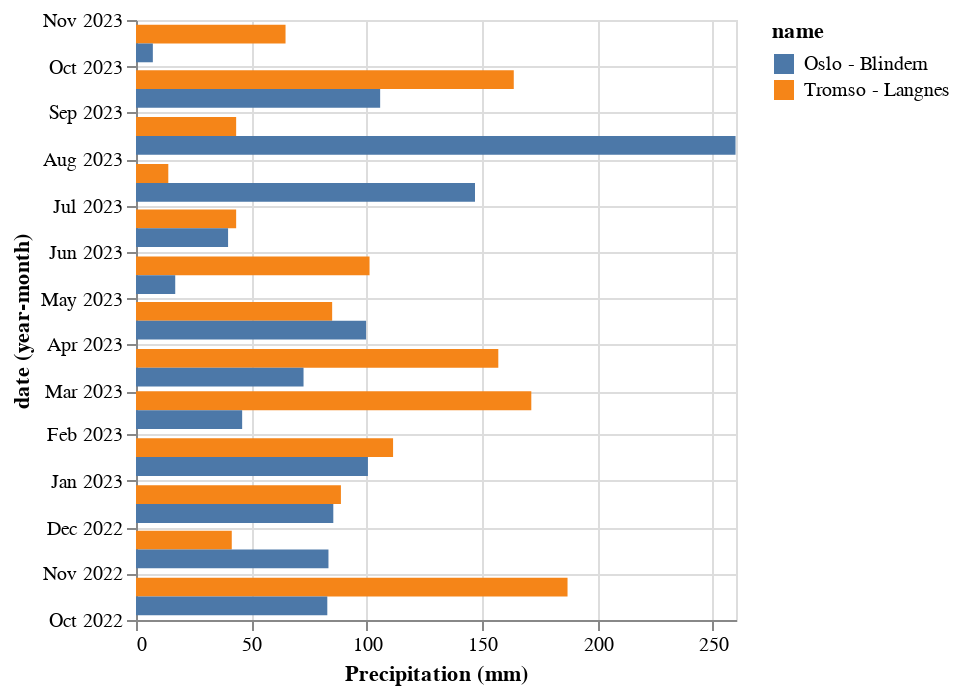

Here is the notebook cell this chart was saved with:
### Code cell
alt.Chart(data_monthly).mark_bar().encode(
    y="yearmonth(date):T",
    x=alt.X("precipitation").title("Precipitation (mm)"),
    color="name",
    yOffset="name",
)

### Figure 1 — Vega-Lite specification as saved in the notebook (floating-point values rounded to 4 significant figures)
{"config": {"view": {"continuousWidth": 300, "continuousHeight": 300}}, "data": {"name": "data-51c9c11abac8f29e07a99e816a05729d"}, "mark": {"type": "bar"}, "encoding": {"color": {"field": "name", "type": "nominal"}, "x": {"field": "precipitation", "title": "Precipitation (mm)", "type": "quantitative"}, "y": {"field": "date", "timeUnit": "yearmonth", "type": "temporal"}, "yOffset": {"field": "name", "type": "nominal"}}, "$schema": "https://vega.github.io/schema/vega-lite/v5.20.1.json", "datasets": {"data-51c9c11abac8f29e07a99e816a05729d": [{"name": "Tromso - Langnes", "station": "SN90490", "date": "2022-10-01T00:00:00", "max temperature": 10.7, "precipitation": 187.0, "min temperature": -4.2}, {"name": "Tromso - Langnes", "station": "SN90490", "date": "2022-11-01T00:00:00", "max temperature": 8.5, "precipitation": 41.5, "min temperature": -7.0}, {"name": "Tromso - Langnes", "station": "SN90490", "date": "2022-12-01T00:00:00", "max temperature": 5.6, "precipitation": 88.8, "min temperature": -11.7}, {"name": "Tromso - Langnes", "station": "SN90490", "date": "2023-01-01T00:00:00", "max temperature": 7.7, "precipitation": 111.4, "min temperature": -13.9}, {"name": "Tromso - Langnes", "station": "SN90490", "date": "2023-02-01T00:00:00", "max temperature": 6.6, "precipitation": 171.3, "min temperature": -10.7}, {"name": "Tromso - Langnes", "station": "SN90490", "date": "2023-03-01T00:00:00", "max temperature": 4.5, "precipitation": 157.0, "min temperature": -15.1}, {"name": "Tromso - Langnes", "station": "SN90490", "date": "2023-04-01T00:00:00", "max temperature": 9.8, "precipitation": 85.0, "min temperature": -7.1}, {"name": "Tromso - Langnes", "station": "SN90490", "date": "2023-05-01T00:00:00", "max temperature": 17.7, "precipitation": 101.2, "min temperature": -4.6}, {"name": "Tromso - Langnes", "station": "SN90490", "date": "2023-06-01T00:00:00", "max temperature": 25.4, "precipitation": 43.4, "min temperature": -0.4}, {"name": "Tromso - Langnes", "station": "SN90490", "date": "2023-07-01T00:00:00", "max temperature": 26.7, "precipitation": 14.0, "min temperature": 6.0}, {"name": "Tromso - Langnes", "station": "SN90490", "date": "2023-08-01T00:00:00", "max temperature": 25.1, "precipitation": 43.4, "min temperature": 5.4}, {"name": "Tromso - Langnes", "station": "SN90490", "date": "2023-09-01T00:00:00", "max temperature": 19.3, "precipitation": 163.7, "min temperature": 0.3}, {"name": "Tromso - Langnes", "station": "SN90490", "date": "2023-10-01T00:00:00", "max temperature": 9.8, "precipitation": 64.8, "min temperature": -0.6}, {"name": "Oslo - Blindern", "station": "SN18700", "date": "2022-10-01T00:00:00", "max temperature": 17.1, "precipitation": 82.9, "min temperature": -0.4}, {"name": "Oslo - Blindern", "station": "SN18700", "date": "2022-11-01T00:00:00", "max temperature": 15.1, "precipitation": 83.4, "min temperature": -2.1}, {"name": "Oslo - Blindern", "station": "SN18700", "date": "2022-12-01T00:00:00", "max temperature": 6.5, "precipitation": 85.5, "min temperature": -14.6}, {"name": "Oslo - Blindern", "station": "SN18700", "date": "2023-01-01T00:00:00", "max temperature": 7.2, "precipitation": 100.5, "min temperature": -13.4}, {"name": "Oslo - Blindern", "station": "SN18700", "date": "2023-02-01T00:00:00", "max temperature": 10.2, "precipitation": 46.0, "min temperature": -9.4}, {"name": "Oslo - Blindern", "station": "SN18700", "date": "2023-03-01T00:00:00", "max temperature": 9.8, "precipitation": 72.6, "min temperature": -12.6}, {"name": "Oslo - Blindern", "station": "SN18700", "date": "2023-04-01T00:00:00", "max temperature": 19.8, "precipitation": 99.7, "min temperature": -4.7}, {"name": "Oslo - Blindern", "station": "SN18700", "date": "2023-05-01T00:00:00", "max temperature": 24.2, "precipitation": 17.0, "min temperature": -0.8}, {"name": "Oslo - Blindern", "station": "SN18700", "date": "2023-06-01T00:00:00", "max temperature": 31.8, "precipitation": 39.9, "min temperature": 4.6}, {"name": "Oslo - Blindern", "station": "SN18700", "date": "2023-07-01T00:00:00", "max temperature": 28.4, "precipitation": 146.9, "min temperature": 8.6}, {"name": "Oslo - Blindern", "station": "SN18700", "date": "2023-08-01T00:00:00", "max temperature": 24.5, "precipitation": 259.8, "min temperature": 9.8}, {"name": "Oslo - Blindern", "station": "SN18700", "date": "2023-09-01T00:00:00", "max temperature": 25.1, "precipitation": 105.8, "min temperature": 5.3}, {"name": "Oslo - Blindern", "station": "SN18700", "date": "2023-10-01T00:00:00", "max temperature": 17.1, "precipitation": 7.3, "min temperature": -0.7}]}}
